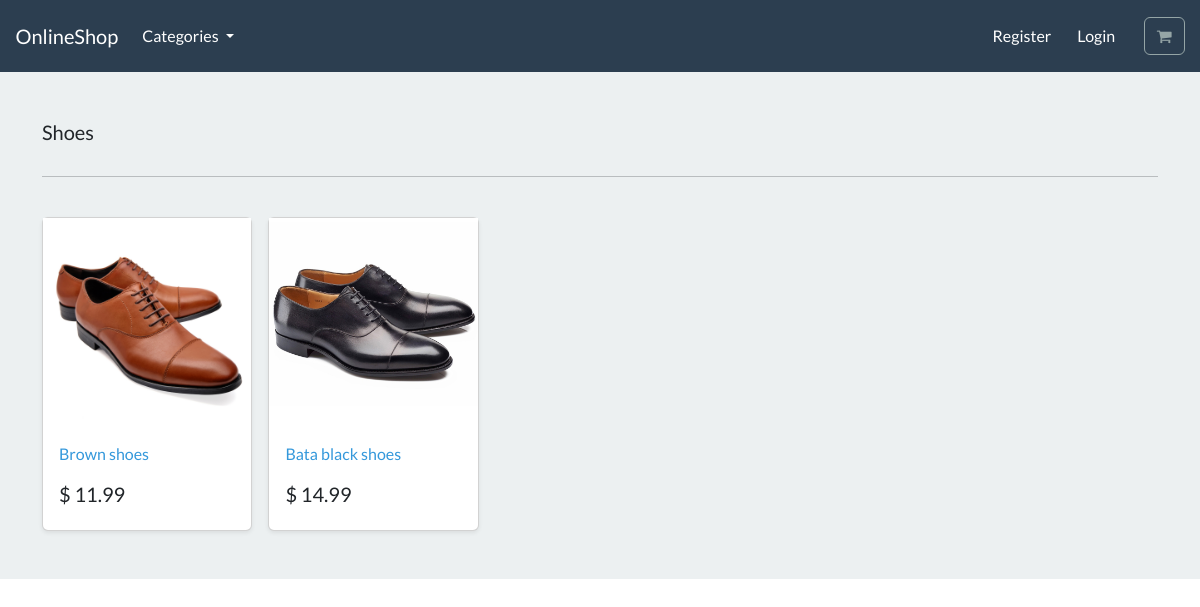
The page /search/shoes/ on the database its author committed.
### store/models.py (models this page shows, shortened)
class Category(models.Model):
    name = models.CharField(max_length=200, db_index=True)
    slug = models.SlugField(max_length=250, unique=True)
    class Meta:
        verbose_name_plural = 'categories'
    def get_absolute_url(self):
        return reverse('list-category',args=[self.slug])

class Product(models.Model):
    category = models.ForeignKey(Category, related_name='product', on_delete = models.CASCADE, null=True)
    title = models.CharField(max_length=200)
    brand = models.CharField(max_length=200, default='un-branded')
    description = models.TextField(blank=True)
    slug = models.SlugField(max_length=250)
    price = models.DecimalField(max_digits=4, decimal_places=2)
    image = models.ImageField(upload_to='images/')
    class Meta:
        verbose_name_plural = 'products'
    def get_absolute_url(self):
        return reverse('product-info',args=[self.slug])

### store/views.py (the view)
# urls.py: path('search/<slug:category_slug>/',views.list_category,name='list-category')
def list_category(request, category_slug=None):
    category = get_object_or_404(Category, slug=category_slug)
    products = Product.objects.filter(category=category)
    return render(request,'store/list-category.html',{'category':category,'products':products})

### cart/context_processors.py (called while the page is built)
def cart(request):
    return{'cart': Cart(request)}

### store/views.py (called while the page is built)
def categories(request):
    all_categories = Category.objects.all()
    return{'all_categories': all_categories}

### store/templates/store/list-category.html
{% extends "./base.html" %}
{% load static %}
{% block content %}
<main>
  <div class="album py-5 bg-light">
    <div class="container">
      <div class="pb-3 h5">{{category.name|capfirst}}</div>
      <hr>
      <br>
      <div class="row row-cols-1 row-cols-sm-2 row-cols-md-5 g-3">
        {% for product in products %}
        <div class="col">
          <div class="card shadow-sm">
          <img class="img-fluid" alt="Responsive image" src="{{product.image.url}}">
            <div class="card-body">
              <p class="card-text">
                <a class="text-info text-decoration-none" href="{{product.get_absolute_url}}"> {{product.title|capfirst}}</a>
              </p>
              <div class="d-flex justify-content-between align-items-center">
                <h5> $ {{product.price}}</h5>
              </div>
            </div>
          </div>
        </div>
        {% endfor %}
      </div>
    </div>
  </div>
</main>
{% endblock %}

### rows shown on the page
Category: name "Shoes"
Product: image (picture), title "Brown shoes", price "11.99"
Product: image (picture), title "Bata black shoes", price "14.99"
